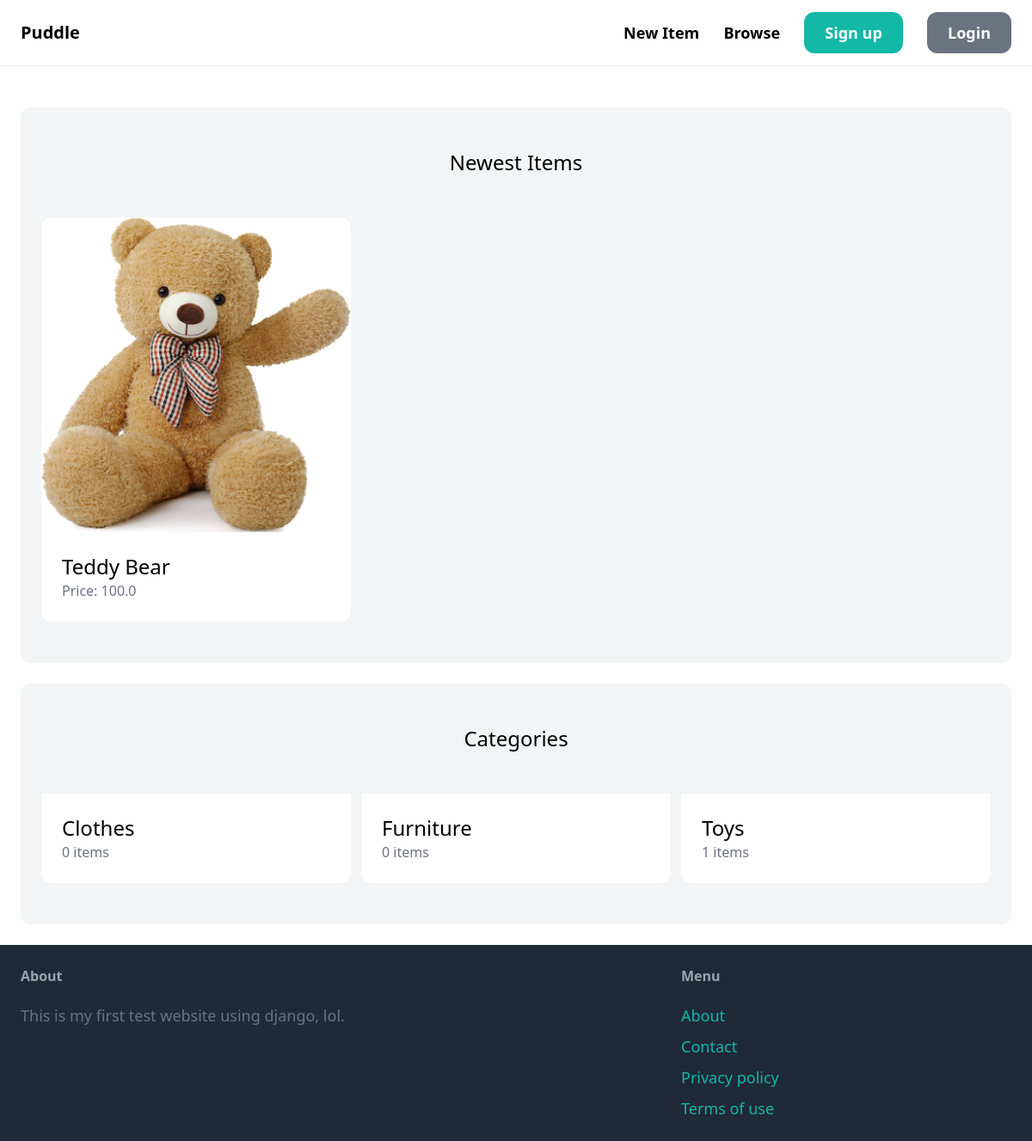
/, run on an earlier commit of the app's database.
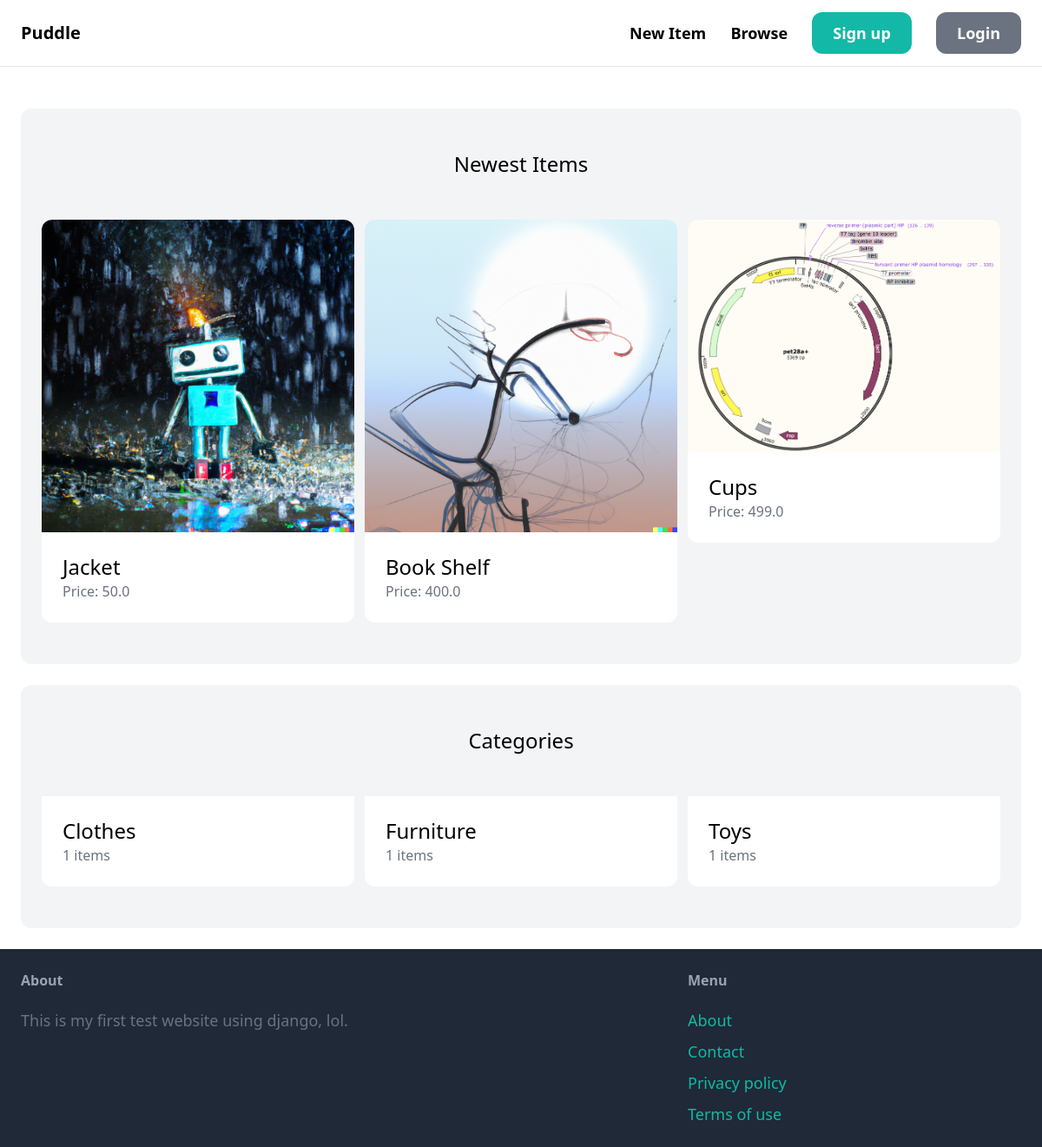
And on a later commit of the database.
### item/models.py (models this page shows, shortened)
class Item(models.Model):
     category = models.ForeignKey(Category, related_name='items', on_delete=models.CASCADE)
     name = models.CharField(max_length=255)
     description = models.TextField(blank=True, null=True)
     price = models.FloatField()
     image = models.ImageField(upload_to='item_images', blank=True, null=True)
     is_sold = models.BooleanField(default=False)
     created_at = models.DateTimeField(auto_now_add=True)
     created_by = models.ForeignKey(User, related_name='items', on_delete=models.CASCADE)

class Category(models.Model):
    name = models.CharField(max_length=255)
    class Meta:
        ordering = ('name',)
        verbose_name_plural = "Categories"

### core/views.py (the view)
# urls.py: path('', views.index, name='index'),
def index(request):
    items = Item.objects.filter(is_sold=False)[0:6]
    categories = Category.objects.all()
    return render(request, 'core/index.html', {
        'categories': categories,
        'items': items
    })

### core/templates/core/index.html (shortened to what this page needs)
{% extends 'core/base.html' %}
{% block content %}
    <div class="mt-6 px-6 py-12 bg-gray-100 rounded-xl">
        <h2 class="mb-12 text-2xl text-center">Newest Items</h2>
        <div class="grid grid-cols-3 gap-3">
            {% for item in items %}
                <div>
                    <a href="{% url 'item:detail' item.id %}" class="">
                        <div>
                            <img src="{{ item.image.url }}" alt="" class="rounded-t-xl">
                        </div>
                        <div class="p-6 bg-white rounded-b-xl">
                            <h2 class="text-2xl">{{ item.name }}</h2>
                            <p class="text-gray-500">Price: {{ item.price }}</p>
                        </div>
                    </a>
                </div>
            {% endfor %}
        </div>
    </div>
    <div class="mt-6 px-6 py-12 bg-gray-100 rounded-xl">
        <h2 class="mb-12 text-2xl text-center">Categories</h2>
        <div class="grid grid-cols-3 gap-3">
            {% for category in categories %}
                <div>
                    <a href="#" class="">
                        <div class="p-6 bg-white rounded-b-xl">
                            <h2 class="text-2xl">{{ category.name }}</h2>
                            <p class="text-gray-500">{{ category.items.count}} items</p>
                        </div>
                    </a>
                </div>
            {% endfor %}
        </div>
    </div>
{% endblock %}

### core/templates/core/base.html (shortened to what this page needs)
<!DOCTYPE html>
<html>
    <head>
        <script src="https://cdn.tailwindcss.com"></script>
    </head>
    <body>
        <nav class="py-6 px-6 flex justify-between items-center border-b border-gray-200">
            <a href="/" class="text-xl font-bold">Puddle</a>
            <div class="space-x-6">
                <a href="#" class="text-lg font-semibold hover:text-gray-500">New Item</a>
                <a href="#" class="text-lg font-semibold hover:text-gray-500">Browse</a>
                <a href="{% url 'core:signup' %}" class="px-6 py-3 text-lg font-semibold bg-teal-500 text-white rounded-xl hover:bg-teal-700">Sign up</a>
                <a href="#" class="px-6 py-3 text-lg font-semibold bg-gray-500 text-white rounded-xl hover:bg-gray-700">Login</a>
            </div>
        </nav>
        <div class="px-6 py-6">
            {% block content %}
            {% endblock %}
        </div>
        <footer class="py-6 px-6 flex justify-between bg-gray-800">
            <div class="w-2/3 pr-10">
                <h3 class="mb-5 font-semibold text-gray-400">About</h3>
                <p class="text-lg text-gray-500">This is my first test website using django, lol.</p>
            </div>
            <div class="w-1/3">
                <h3 class="mb-5 font-semibold text-gray-400">Menu</h3>
                <ul class="space-y-2">
                    <li><a href="#" class="text-lg text-teal-500 hover:text-teal-700">About</a></li>
                    <li><a href="{% url 'core:contact' %}" class="text-lg text-teal-500 hover:text-teal-700">Contact</a></li>
                    <li><a href="#" class="text-lg text-teal-500 hover:text-teal-700">Privacy policy</a></li>
                    <li><a href="#" class="text-lg text-teal-500 hover:text-teal-700">Terms of use</a></li>
                </ul>
            </div>
        </footer>
    </body>
</html>

What changed in the data, as far as the page shows it:
removed Item: image (picture), name "Teddy Bear", price "100.0"
added Item: image (picture), name "Jacket", price "50.0"
added Item: image (picture), name "Book Shelf", price "400.0"
added Item: image (picture), name "Cups", price "499.0"
computed for Category "Clothes": items.count "0" → "1"
computed for Category "Furniture": items.count "0" → "1"
